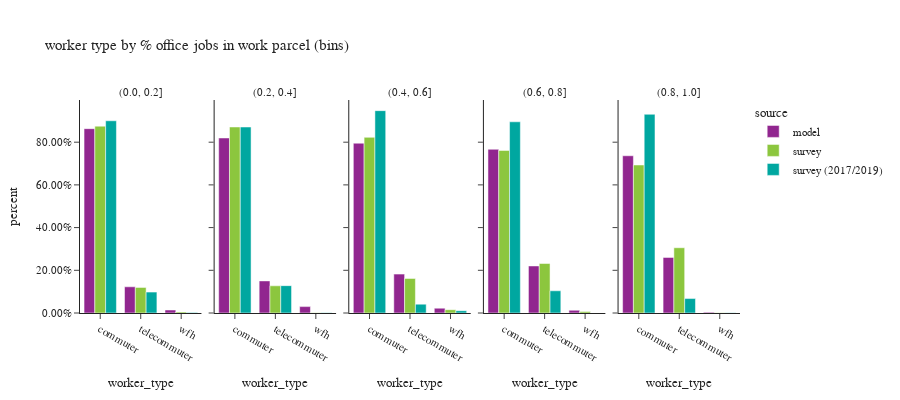

Notebook code for this chart:
### Code cell
df_worker_count = workers.groupby(['source','% office jobs (bins)','worker_type'])['pdexpfac']. \
    sum().reset_index()
df_worker_count['percent'] = df_worker_count.groupby(['source','% office jobs (bins)'], group_keys=False)['pdexpfac']. \
    apply(lambda x: x / float(x.sum()))
df_worker_count = df_worker_count.loc[df_worker_count['% office jobs (bins)']!="no jobs"]

df_worker_count_ct = workers.groupby(['source','% office jobs (bins)','worker_type'])['pdexpfac'].count().reset_index(). \
    rename(columns={'pdexpfac':'sample count'})
df_worker_count = df_worker_count.merge(df_worker_count_ct, on=['source','% office jobs (bins)','worker_type']). \
    rename(columns={'pdexpfac':'total count'})

fig = px.bar(df_worker_count.sort_values(by=['source','% office jobs (bins)']), x='worker_type', y="percent",
             facet_col="% office jobs (bins)",color="source",hover_data=['sample count','total count'],
             barmode="group",
             title="worker type by % office jobs in work parcel (bins)")
fig.for_each_annotation(lambda a: a.update(text = a.text.split("=")[-1]))
fig.update_layout(height=400, width=900, font=dict(size=11))
fig.for_each_yaxis(lambda a: a.update(tickformat = ".2%"))
fig.update_xaxes(categoryorder='array', categoryarray= ['commuter','telecommuter','wfh'])
fig.show()

### Figure 1 — Plotly figure (JSON) as saved in the notebook; plotly's stock layout.template omitted (floating-point values rounded to 4 significant figures)
{"data": [{"alignmentgroup": "True", "customdata": [[782282, 782282], [111165, 111165], [12711, 12711]], "hovertemplate": "source=model<br>% office jobs (bins)=(0.0, 0.2]<br>worker_type=%{x}<br>percent=%{y}<br>sample count=%{customdata[0]}<br>total count=%{customdata[1]}<extra></extra>", "legendgroup": "model", "marker": {"color": "#91268F", "pattern": {"shape": ""}}, "name": "model", "offsetgroup": "model", "orientation": "v", "showlegend": true, "textposition": "auto", "type": "bar", "x": ["commuter", "telecommuter", "wfh"], "xaxis": "x", "y": [0.8633, 0.1227, 0.01403], "yaxis": "y"}, {"alignmentgroup": "True", "customdata": [[193573, 193573], [35506, 35506], [7071, 7071]], "hovertemplate": "source=model<br>% office jobs (bins)=(0.2, 0.4]<br>worker_type=%{x}<br>percent=%{y}<br>sample count=%{customdata[0]}<br>total count=%{customdata[1]}<extra></extra>", "legendgroup": "model", "marker": {"color": "#91268F", "pattern": {"shape": ""}}, "name": "model", "offsetgroup": "model", "orientation": "v", "showlegend": false, "textposition": "auto", "type": "bar", "x": ["commuter", "telecommuter", "wfh"], "xaxis": "x2", "y": [0.8197, 0.1504, 0.02994], "yaxis": "y2"}, {"alignmentgroup": "True", "customdata": [[126279, 126279], [28917, 28917], [3587, 3587]], "hovertemplate": "source=model<br>% office jobs (bins)=(0.4, 0.6]<br>worker_type=%{x}<br>percent=%{y}<br>sample count=%{customdata[0]}<br>total count=%{customdata[1]}<extra></extra>", "legendgroup": "model", "marker": {"color": "#91268F", "pattern": {"shape": ""}}, "name": "model", "offsetgroup": "model", "orientation": "v", "showlegend": false, "textposition": "auto", "type": "bar", "x": ["commuter", "telecommuter", "wfh"], "xaxis": "x3", "y": [0.7953, 0.1821, 0.02259], "yaxis": "y3"}, {"alignmentgroup": "True", "customdata": [[107614, 107614], [30931, 30931], [1799, 1799]], "hovertemplate": "source=model<br>% office jobs (bins)=(0.6, 0.8]<br>worker_type=%{x}<br>percent=%{y}<br>sample count=%{customdata[0]}<br>total count=%{customdata[1]}<extra></extra>", "legendgroup": "model", "marker": {"color": "#91268F", "pattern": {"shape": ""}}, "name": "model", "offsetgroup": "model", "orientation": "v", "showlegend": false, "textposition": "auto", "type": "bar", "x": ["commuter", "telecommuter", "wfh"], "xaxis": "x4", "y": [0.7668, 0.2204, 0.01282], "yaxis": "y4"}, {"alignmentgroup": "True", "customdata": [[164085, 164085], [58014, 58014], [748, 748]], "hovertemplate": "source=model<br>% office jobs (bins)=(0.8, 1.0]<br>worker_type=%{x}<br>percent=%{y}<br>sample count=%{customdata[0]}<br>total count=%{customdata[1]}<extra></extra>", "legendgroup": "model", "marker": {"color": "#91268F", "pattern": {"shape": ""}}, "name": "model", "offsetgroup": "model", "orientation": "v", "showlegend": false, "textposition": "auto", "type": "bar", "x": ["commuter", "telecommuter", "wfh"], "xaxis": "x5", "y": [0.7363, 0.2603, 0.003357], "yaxis": "y5"}, {"alignmentgroup": "True", "customdata": [[576, 402800.0], [150, 55230.0], [19, 2290.0]], "hovertemplate": "source=survey<br>% office jobs (bins)=(0.0, 0.2]<br>worker_type=%{x}<br>percent=%{y}<br>sample count=%{customdata[0]}<br>total count=%{customdata[1]}<extra></extra>", "legendgroup": "survey", "marker": {"color": "#8CC63E", "pattern": {"shape": ""}}, "name": "survey", "offsetgroup": "survey", "orientation": "v", "showlegend": true, "textposition": "auto", "type": "bar", "x": ["commuter", "telecommuter", "wfh"], "xaxis": "x", "y": [0.875, 0.12, 0.004976], "yaxis": "y"}, {"alignmentgroup": "True", "customdata": [[246, 168200.0], [100, 24570.0], [8, 280.6]], "hovertemplate": "source=survey<br>% office jobs (bins)=(0.2, 0.4]<br>worker_type=%{x}<br>percent=%{y}<br>sample count=%{customdata[0]}<br>total count=%{customdata[1]}<extra></extra>", "legendgroup": "survey", "marker": {"color": "#8CC63E", "pattern": {"shape": ""}}, "name": "survey", "offsetgroup": "survey", "orientation": "v", "showlegend": false, "textposition": "auto", "type": "bar", "x": ["commuter", "telecommuter", "wfh"], "xaxis": "x2", "y": [0.8712, 0.1273, 0.001454], "yaxis": "y2"}, {"alignmentgroup": "True", "customdata": [[143, 60760.0], [60, 11960.0], [6, 1143.0]], "hovertemplate": "source=survey<br>% office jobs (bins)=(0.4, 0.6]<br>worker_type=%{x}<br>percent=%{y}<br>sample count=%{customdata[0]}<br>total count=%{customdata[1]}<extra></extra>", "legendgroup": "survey", "marker": {"color": "#8CC63E", "pattern": {"shape": ""}}, "name": "survey", "offsetgroup": "survey", "orientation": "v", "showlegend": false, "textposition": "auto", "type": "bar", "x": ["commuter", "telecommuter", "wfh"], "xaxis": "x3", "y": [0.8227, 0.1619, 0.01547], "yaxis": "y3"}, {"alignmentgroup": "True", "customdata": [[172, 53050.0], [109, 16140.0], [10, 482.4]], "hovertemplate": "source=survey<br>% office jobs (bins)=(0.6, 0.8]<br>worker_type=%{x}<br>percent=%{y}<br>sample count=%{customdata[0]}<br>total count=%{customdata[1]}<extra></extra>", "legendgroup": "survey", "marker": {"color": "#8CC63E", "pattern": {"shape": ""}}, "name": "survey", "offsetgroup": "survey", "orientation": "v", "showlegend": false, "textposition": "auto", "type": "bar", "x": ["commuter", "telecommuter", "wfh"], "xaxis": "x4", "y": [0.7614, 0.2317, 0.006924], "yaxis": "y4"}, {"alignmentgroup": "True", "customdata": [[293, 89730.0], [186, 39560.0], [4, 153.3]], "hovertemplate": "source=survey<br>% office jobs (bins)=(0.8, 1.0]<br>worker_type=%{x}<br>percent=%{y}<br>sample count=%{customdata[0]}<br>total count=%{customdata[1]}<extra></extra>", "legendgroup": "survey", "marker": {"color": "#8CC63E", "pattern": {"shape": ""}}, "name": "survey", "offsetgroup": "survey", "orientation": "v", "showlegend": false, "textposition": "auto", "type": "bar", "x": ["commuter", "telecommuter", "wfh"], "xaxis": "x5", "y": [0.6932, 0.3056, 0.001185], "yaxis": "y5"}, {"alignmentgroup": "True", "customdata": [[1341, 367500.0], [91, 39930.0], [14, 785.2]], "hovertemplate": "source=survey (2017/2019)<br>% office jobs (bins)=(0.0, 0.2]<br>worker_type=%{x}<br>percent=%{y}<br>sample count=%{customdata[0]}<br>total count=%{customdata[1]}<extra></extra>", "legendgroup": "survey (2017/2019)", "marker": {"color": "#00A7A0", "pattern": {"shape": ""}}, "name": "survey (2017/2019)", "offsetgroup": "survey (2017/2019)", "orientation": "v", "showlegend": true, "textposition": "auto", "type": "bar", "x": ["commuter", "telecommuter", "wfh"], "xaxis": "x", "y": [0.9003, 0.0978, 0.001923], "yaxis": "y"}, {"alignmentgroup": "True", "customdata": [[594, 158500.0], [47, 23310.0], [13, 151.2]], "hovertemplate": "source=survey (2017/2019)<br>% office jobs (bins)=(0.2, 0.4]<br>worker_type=%{x}<br>percent=%{y}<br>sample count=%{customdata[0]}<br>total count=%{customdata[1]}<extra></extra>", "legendgroup": "survey (2017/2019)", "marker": {"color": "#00A7A0", "pattern": {"shape": ""}}, "name": "survey (2017/2019)", "offsetgroup": "survey (2017/2019)", "orientation": "v", "showlegend": false, "textposition": "auto", "type": "bar", "x": ["commuter", "telecommuter", "wfh"], "xaxis": "x2", "y": [0.8711, 0.1281, 0.0008311], "yaxis": "y2"}, {"alignmentgroup": "True", "customdata": [[463, 62760.0], [27, 2745.0], [11, 719.1]], "hovertemplate": "source=survey (2017/2019)<br>% office jobs (bins)=(0.4, 0.6]<br>worker_type=%{x}<br>percent=%{y}<br>sample count=%{customdata[0]}<br>total count=%{customdata[1]}<extra></extra>", "legendgroup": "survey (2017/2019)", "marker": {"color": "#00A7A0", "pattern": {"shape": ""}}, "name": "survey (2017/2019)", "offsetgroup": "survey (2017/2019)", "orientation": "v", "showlegend": false, "textposition": "auto", "type": "bar", "x": ["commuter", "telecommuter", "wfh"], "xaxis": "x3", "y": [0.9477, 0.04144, 0.01086], "yaxis": "y3"}, {"alignmentgroup": "True", "customdata": [[649, 78120.0], [39, 9076.0], [9, 47.52]], "hovertemplate": "source=survey (2017/2019)<br>% office jobs (bins)=(0.6, 0.8]<br>worker_type=%{x}<br>percent=%{y}<br>sample count=%{customdata[0]}<br>total count=%{customdata[1]}<extra></extra>", "legendgroup": "survey (2017/2019)", "marker": {"color": "#00A7A0", "pattern": {"shape": ""}}, "name": "survey (2017/2019)", "offsetgroup": "survey (2017/2019)", "orientation": "v", "showlegend": false, "textposition": "auto", "type": "bar", "x": ["commuter", "telecommuter", "wfh"], "xaxis": "x4", "y": [0.8954, 0.104, 0.0005447], "yaxis": "y4"}, {"alignmentgroup": "True", "customdata": [[1168, 148500.0], [66, 10790.0], [4, 272.2]], "hovertemplate": "source=survey (2017/2019)<br>% office jobs (bins)=(0.8, 1.0]<br>worker_type=%{x}<br>percent=%{y}<br>sample count=%{customdata[0]}<br>total count=%{customdata[1]}<extra></extra>", "legendgroup": "survey (2017/2019)", "marker": {"color": "#00A7A0", "pattern": {"shape": ""}}, "name": "survey (2017/2019)", "offsetgroup": "survey (2017/2019)", "orientation": "v", "showlegend": false, "textposition": "auto", "type": "bar", "x": ["commuter", "telecommuter", "wfh"], "xaxis": "x5", "y": [0.9307, 0.06762, 0.001706], "yaxis": "y5"}], "layout": {"annotations": [{"font": {}, "showarrow": false, "text": "(0.0, 0.2]", "x": 0.092, "xanchor": "center", "xref": "paper", "y": 1, "yanchor": "bottom", "yref": "paper"}, {"font": {}, "showarrow": false, "text": "(0.2, 0.4]", "x": 0.296, "xanchor": "center", "xref": "paper", "y": 1, "yanchor": "bottom", "yref": "paper"}, {"font": {}, "showarrow": false, "text": "(0.4, 0.6]", "x": 0.5, "xanchor": "center", "xref": "paper", "y": 1, "yanchor": "bottom", "yref": "paper"}, {"font": {}, "showarrow": false, "text": "(0.6, 0.8]", "x": 0.704, "xanchor": "center", "xref": "paper", "y": 1, "yanchor": "bottom", "yref": "paper"}, {"font": {}, "showarrow": false, "text": "(0.8, 1.0]", "x": 0.908, "xanchor": "center", "xref": "paper", "y": 1, "yanchor": "bottom", "yref": "paper"}], "barmode": "group", "font": {"size": 11}, "height": 400, "legend": {"title": {"text": "source"}, "tracegroupgap": 0}, "title": {"text": "worker type by % office jobs in work parcel (bins)"}, "width": 900, "xaxis": {"anchor": "y", "categoryarray": ["commuter", "telecommuter", "wfh"], "categoryorder": "array", "domain": [0, 0.184], "title": {"text": "worker_type"}}, "xaxis2": {"anchor": "y2", "categoryarray": ["commuter", "telecommuter", "wfh"], "categoryorder": "array", "domain": [0.204, 0.388], "matches": "x", "title": {"text": "worker_type"}}, "xaxis3": {"anchor": "y3", "categoryarray": ["commuter", "telecommuter", "wfh"], "categoryorder": "array", "domain": [0.408, 0.592], "matches": "x", "title": {"text": "worker_type"}}, "xaxis4": {"anchor": "y4", "categoryarray": ["commuter", "telecommuter", "wfh"], "categoryorder": "array", "domain": [0.612, 0.796], "matches": "x", "title": {"text": "worker_type"}}, "xaxis5": {"anchor": "y5", "categoryarray": ["commuter", "telecommuter", "wfh"], "categoryorder": "array", "domain": [0.816, 1], "matches": "x", "title": {"text": "worker_type"}}, "yaxis": {"anchor": "x", "domain": [0, 1], "tickformat": ".2%", "title": {"text": "percent"}}, "yaxis2": {"anchor": "x2", "domain": [0, 1], "matches": "y", "showticklabels": false, "tickformat": ".2%"}, "yaxis3": {"anchor": "x3", "domain": [0, 1], "matches": "y", "showticklabels": false, "tickformat": ".2%"}, "yaxis4": {"anchor": "x4", "domain": [0, 1], "matches": "y", "showticklabels": false, "tickformat": ".2%"}, "yaxis5": {"anchor": "x5", "domain": [0, 1], "matches": "y", "showticklabels": false, "tickformat": ".2%"}}}
